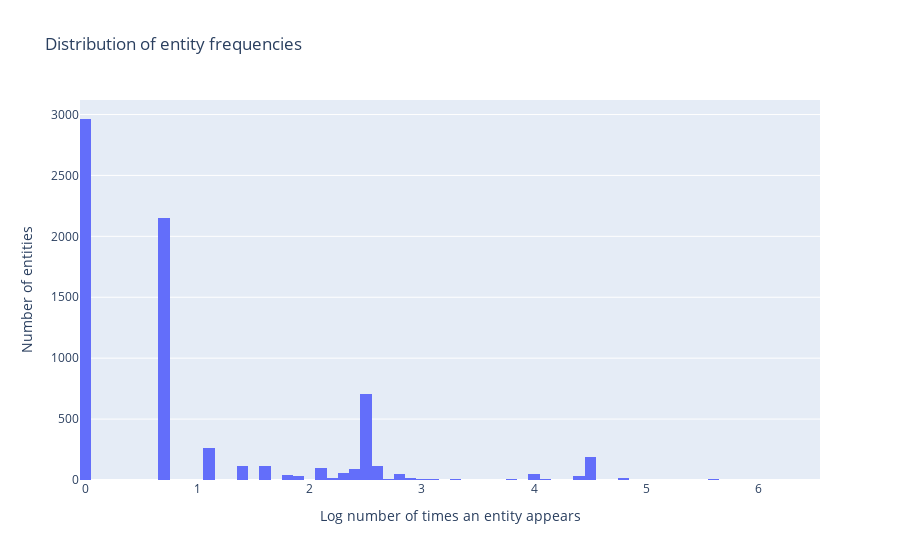

Notebook code for this chart:
### Code cell
go.Figure(
    layout=dict(
        title='Distribution of entity frequencies',
        xaxis_title='Log number of times an entity appears',
        yaxis_title='Number of entities'
    ),
    data=[
        go.Histogram(
            x=[math.log(count) for count in counter.values()]
        )
    ]
)

### Figure 1 — Plotly figure (JSON) as saved in the notebook; plotly's stock layout.template omitted (floating-point values rounded to 4 significant figures; data arrays with more than 128 entries replaced by an {"elided": "..."} marker saying what was removed)
{"data": [{"type": "histogram", "x": {"elided": "7195 float values"}}], "layout": {"title": {"text": "Distribution of entity frequencies"}, "xaxis": {"title": {"text": "Log number of times an entity appears"}}, "yaxis": {"title": {"text": "Number of entities"}}}}
